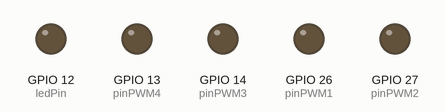
Simulated run of this sketch. Board: ESP32. Shown: output pins drawn as LEDs (lit = HIGH). What the sketch prints to the serial monitor is not drawn.

Above: at 1.0 s.
At 3.0 s:
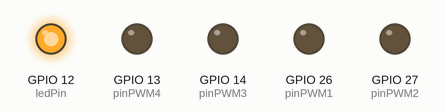
Timing chart, 0 to 5.2 s (numbered marks = the images above):
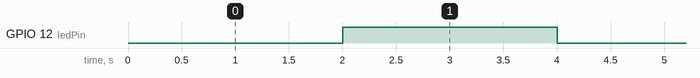

Measured:
- by itself, GPIO 12 (ledPin): alternates HIGH for 2.0 s and LOW for 2.0 s

The sketch:

wimumo-analog-out-ap.ino
```cpp
/************************************************************
 ************************************************************
                     WIMUMO ESP32 - ANALOG OUT

  Complemento con salida analógica para WIMUMO
************************************************************
************************************************************/

/************************************************************
                         INCLUDES
************************************************************/

#include <WiFi.h>
#include <WiFiUdp.h>
#include <driver/gpio.h>
#include <AsyncUDP.h>
#include <string.h>

/************************************************************
                      DEFINES
************************************************************/

// Define your WiFi credentials
const char* ssid = "WIMUMO_ANALOGOUT_28";
const char* password = "wifiwimumo";

// Define the UDP port to listen for OSC messages
const int localPort = 12345;

#define ledPin 12

#define pinPWM1 26
#define pinPWM2 27
#define pinPWM3 14
#define pinPWM4 13

#define pinDIG1 GPIO_NUM_18
#define pinDIG2 GPIO_NUM_19


/************************************************************
                      VARIABLES GLOBALES
************************************************************/

volatile bool led_on = false;
volatile long ms;             // Control de timing "blando" en loop()
volatile long ledrgb_ms;      // Control de timing para datos de performance
AsyncUDP udp;


/************************************************************
 ************************************************************
                  ARDUINO SETUP
************************************************************
************************************************************/


void setup() {


  //
  //  Inicialización de periféricos
  //

  Serial.begin(115200);

  Serial.println("Comenzando...");
  pinMode(ledPin, OUTPUT);
  digitalWrite(ledPin, HIGH);
  pinMode(GPIO_NUM_32, INPUT);          // Botón pulsador


  // Se asignan los pines de PWM a los canales correspondientes
  ledcAttachPin(pinPWM1, 1);
  ledcAttachPin(pinPWM2, 2);
  ledcAttachPin(pinPWM3, 3);
  ledcAttachPin(pinPWM4, 4);

  // PWM a 20 kHz
  // Resolución de 10 bits (valores de 0 a 1023)
  ledcSetup(1, 20000, 10);
  ledcSetup(2, 12000, 10);
  ledcSetup(3, 20000, 10);
  ledcSetup(4, 12000, 10);

  // Iniciar red WIFI
  WiFi.mode(WIFI_AP);
  WiFi.softAP(ssid, password);

  // Iniciar escucha para mensajes OSC
  udp.listen(localPort);


  //
  //   SUBRUTINA DE RECEPCIÓN DE PAQUETES OSC
  //
  udp.onPacket([](AsyncUDPPacket packet) {

    // WIMUMO envía BUNDLES OSC. La librería OSC
    // funciona mal para interpretar bundles. Por
    // lo tanto se hace "a mano"

    // Se reciben los datos en una cadena
    char *cad = (char*)packet.data();

    int val1 = 0;
    int val2 = 0;
    char numero[4];

    // Si se recibió el bundle de información,
    // se descarta
    if(buscar(cad, packet.length(), "/info")!=-1){
      return;
    }


    // Detección de dato de canal 1
    int nch1 = buscar(cad, packet.length(), "/env/ch1");
    if (nch1 != -1) {
      char *pc = cad + ((nch1 / 4) + 1) * 4;
      if ( *(pc) == ',' && *(pc + 1) == 'i')
      {
        pc += 4;
        numero[0] =  *(pc + 3);
        numero[1] =  *(pc + 2);
        numero[2] =  *(pc + 1);
        numero[3] =  *(pc + 0);

        val1 = *((int*)numero);


        // Conversión de valor. WIMUMO envía un dato entre
        // 0 y 2^16. Si está capturando señales reales de EMG puede
        // ser a lo sumo 5000. Por lo tanto se satura en 5120 y
        // se divide por 5 para generar una salida entre
        // 0 y 1023 para el PWM.

        if(val1>5120)
          val1 = 5120;
         val1 = val1/5-1;

         if(val1<0)
          val1=0;

        ledcWrite(1, val1);
      }
    }

    // Detección de dato de canal 2
    int nch2 = buscar(cad, packet.length(), "/env/ch2");
    if (nch1 != -1) {
      char *pc = cad + ((nch2 / 4) + 1) * 4;
      if ( *(pc) == ',' && *(pc + 1) == 'i')
      {
        pc += 4;
        numero[0] =  *(pc + 3);
        numero[1] =  *(pc + 2);
        numero[2] =  *(pc + 1);
        numero[3] =  *(pc + 0);

        val2 = *((int*)numero);

        // Conversión de valor
        if(val2>5120)
          val2 = 5120;
         val2 = val2/5-1;
         if(val2<0)
          val2=0;
        ledcWrite(2, val2);
      }

        Serial.print(val1);
        Serial.print(" ");
        Serial.println(val2);
    }


  });

  // Inicialización de variables
  ms = millis();
  ledrgb_ms = millis();
  digitalWrite(ledPin, LOW);

}


/************************************************************
 ************************************************************
                  ARDUINO LOOP
************************************************************
************************************************************/
void loop() {


  if ( millis() - ledrgb_ms >= 2000) {
    ledrgb_ms = millis();
    if (led_on == false) {
      digitalWrite(ledPin, HIGH);
      led_on = true;
    }
    else {
      digitalWrite(ledPin, LOW);
      led_on = false;
    }


  }


  vTaskDelay(100 / portTICK_PERIOD_MS);
}


// Función auxiliar para la salida PWM
void escribir_pwm(int n, int val) {
  if (val < 0) {
    val = 0;
  }
  else if (val > 1024) {
    val = 1024;
  }

  ledcWrite(n, val);
}


// Función auxiliar para interpretar bundle OSC
int buscar(char* cad1, int n1, char* buscada)
{

  int len = strlen(buscada);
  int lim = n1;
  int i;
  int k = 0;
  for (i = 0; i < lim; i++)
  {

    if (cad1[i] == buscada[k])
    {
      k++;
      if (k == len)
      {
        break;
      }
    }
    else
    {
      k = 0;
    }
  }
  if (k == len)
  {
    return i;
  }
  return -1;
}
```
